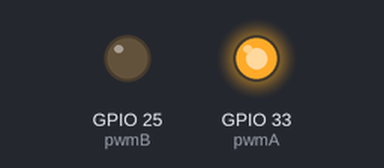
The sketch below on a simulated ESP32. Parts: output pins drawn as LEDs (lit = HIGH).

Above: at 0.05 s.
At 2.0 s:
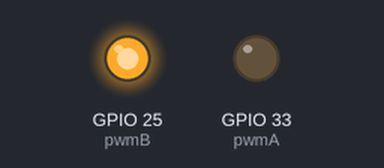
At 3.0 s:
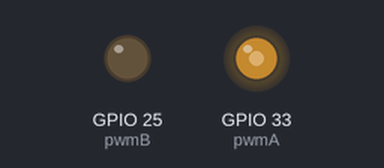
At 4.0 s:
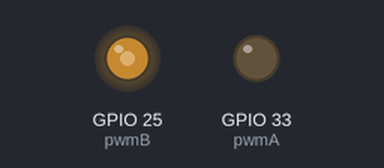
Timing chart, 0 to 5.2 s (numbered marks = the images above):
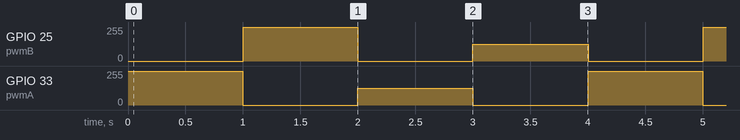

The sketch:

pasien_side.ino
```cpp
const int pwmA = 33;
const int pwmB = 25;

void setup() {
  // set the LED as an output
  pinMode(pwmA, OUTPUT);
  pinMode(pwmB, OUTPUT);
}

void loop(){

    analogWrite(pwmA, 255);
    analogWrite(pwmB, 0);
    delay(1000);

    analogWrite(pwmA, 0);
    analogWrite(pwmB, 255);
    delay(1000);

    analogWrite(pwmA, 127);
    analogWrite(pwmB, 0);
    delay(1000);

    analogWrite(pwmA, 0);
    analogWrite(pwmB, 127);
    delay(1000);

}
```

Measured:
- by itself, GPIO 25 (pwmB), GPIO 33 (pwmA): repeats every 4.0 s: 0/255 1.0 s, 127/255 1.0 s, 0/255 1.0 s, 255/255 1.0 s
